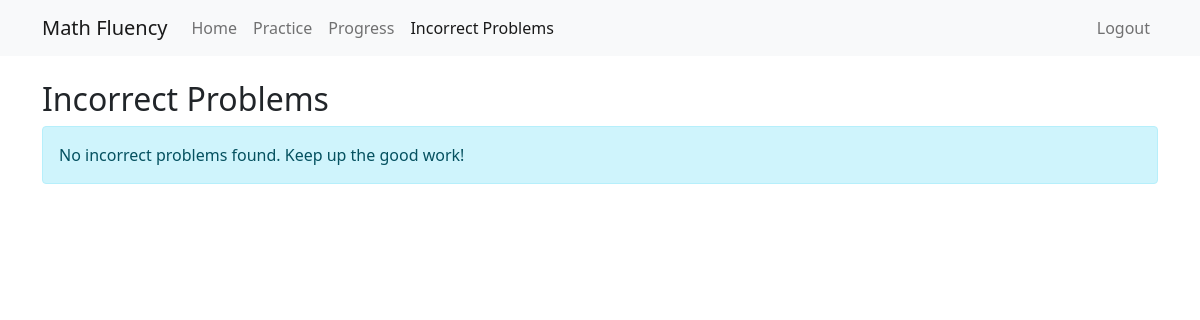
Before: /incorrect_problems (signed in) with the older database file.
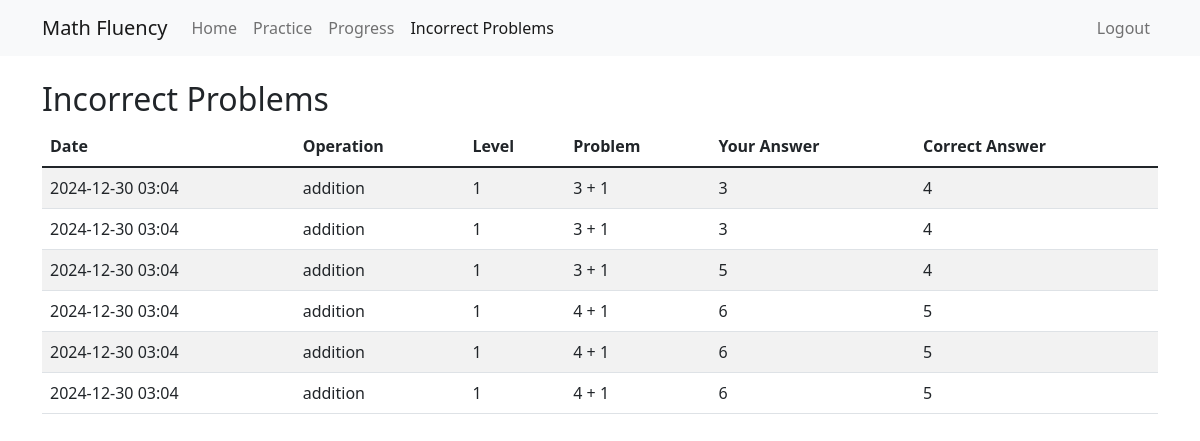
After: the same page with the newer database file.
### models/practice_attempt.py (models this page shows)
class PracticeAttempt(db.Model):
    id = db.Column(db.Integer, primary_key=True)
    user_id = db.Column(db.Integer, db.ForeignKey('user.id'), nullable=False)
    operation = db.Column(db.String(20), nullable=False)  # 'addition' or 'multiplication'
    level = db.Column(db.Integer, nullable=False)
    problem = db.Column(db.String(50), nullable=False)
    user_answer = db.Column(db.Integer, nullable=False)
    correct_answer = db.Column(db.Integer, nullable=False)
    is_correct = db.Column(db.Boolean, nullable=False)
    time_taken = db.Column(db.Float)  # in seconds
    created_at = db.Column(db.DateTime, default=datetime.utcnow)
    user = db.relationship('User', backref=db.backref('practice_attempts', lazy=True))

### app.py (the view)
@app.route('/incorrect_problems')
@login_required
def incorrect_problems():
    incorrect_attempts = PracticeAttempt.query.filter_by(
        user_id=current_user.id,
        is_correct=False
    ).order_by(PracticeAttempt.created_at.desc()).all()
    return render_template('incorrect_problems.html', attempts=incorrect_attempts)

### app.py (called while the page is built)
@login_manager.user_loader
def load_user(user_id):
    return User.query.get(int(user_id))

### templates/incorrect_problems.html
{% extends "base.html" %}
{% block content %}
<div class="container mt-4">
    <h2>Incorrect Problems</h2>
    {% if attempts %}
    <div class="table-responsive">
        <table class="table table-striped">
            <thead>
                <tr>
                    <th>Date</th>
                    <th>Operation</th>
                    <th>Level</th>
                    <th>Problem</th>
                    <th>Your Answer</th>
                    <th>Correct Answer</th>
                </tr>
            </thead>
            <tbody>
                {% for attempt in attempts %}
                <tr>
                    <td>{{ attempt.created_at.strftime('%Y-%m-%d %H:%M') }}</td>
                    <td>{{ attempt.operation }}</td>
                    <td>{{ attempt.level }}</td>
                    <td>{{ attempt.problem }}</td>
                    <td>{{ attempt.user_answer }}</td>
                    <td>{{ attempt.correct_answer }}</td>
                </tr>
                {% endfor %}
            </tbody>
        </table>
    </div>
    {% else %}
    <div class="alert alert-info">
        No incorrect problems found. Keep up the good work!
    </div>
    {% endif %}
</div>
{% endblock %}

### templates/base.html (shortened to what this page needs)
<!DOCTYPE html>
<html lang="en">
<head>
    <link href="https://cdn.jsdelivr.net/npm/bootstrap@5.1.3/dist/css/bootstrap.min.css" rel="stylesheet">
</head>
<body>
    <nav class="navbar navbar-expand-lg navbar-light bg-light">
        <div class="container">
            <a class="navbar-brand" href="{{ url_for('home') }}">Math Fluency</a>
            <div class="collapse navbar-collapse" id="navbarNav">
                <ul class="navbar-nav">
                    <li class="nav-item">
                        <a class="nav-link {% if request.endpoint == 'home' %}active{% endif %}" href="{{ url_for('home') }}">Home</a>
                    </li>
                    <li class="nav-item">
                        <a class="nav-link {% if request.endpoint == 'practice' %}active{% endif %}" href="{{ url_for('practice') }}">Practice</a>
                    </li>
                    <li class="nav-item">
                        <a class="nav-link {% if request.endpoint == 'progress' %}active{% endif %}" href="{{ url_for('progress') }}">Progress</a>
                    </li>
                    <li class="nav-item">
                        <a class="nav-link {% if request.endpoint == 'incorrect_problems' %}active{% endif %}" href="{{ url_for('incorrect_problems') }}">Incorrect Problems</a>
                    </li>
                </ul>
                <ul class="navbar-nav ms-auto">
                    {% if current_user.is_authenticated %}
                    <li class="nav-item">
                        <a class="nav-link" href="{{ url_for('logout') }}">Logout</a>
                    </li>
                    {% endif %}
                </ul>
            </div>
        </div>
    </nav>
    {% block content %}{% endblock %}
</body>
</html>

Changed rows visible on the page:
added PracticeAttempt: created_at "2024-12-30 03:04", operation "addition", level "1", problem "3 + 1", user_answer "3", correct_answer "4"
added PracticeAttempt: created_at "2024-12-30 03:04", operation "addition", level "1", problem "3 + 1", user_answer "3", correct_answer "4"
added PracticeAttempt: created_at "2024-12-30 03:04", operation "addition", level "1", problem "3 + 1", user_answer "5", correct_answer "4"
added PracticeAttempt: created_at "2024-12-30 03:04", operation "addition", level "1", problem "4 + 1", user_answer "6", correct_answer "5"
added PracticeAttempt: created_at "2024-12-30 03:04", operation "addition", level "1", problem "4 + 1", user_answer "6", correct_answer "5"
added PracticeAttempt: created_at "2024-12-30 03:04", operation "addition", level "1", problem "4 + 1", user_answer "6", correct_answer "5"
Other visible differences:
text no longer shown: "No incorrect problems found. Keep up the good work!"
text now shown: "Date Operation Level Problem Your Answer Correct Answer"
